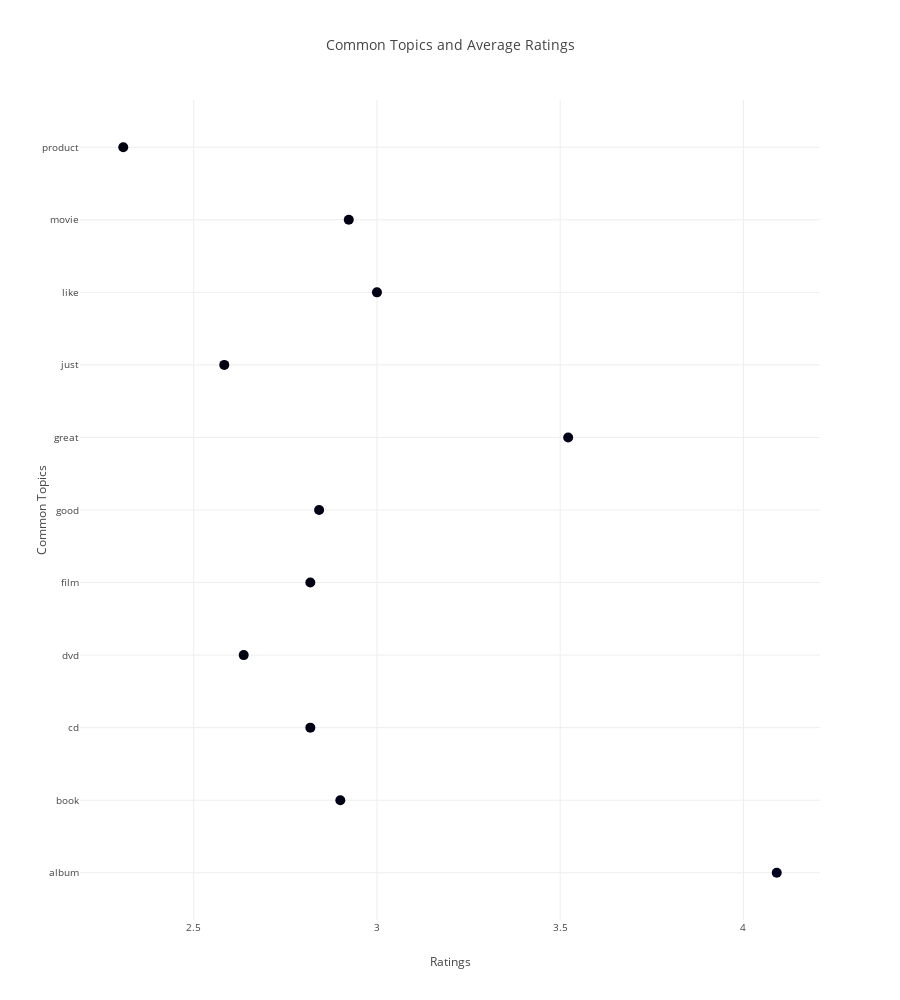

The notebook cell this image was saved under:
### Code cell
from app_scripts.topic_modelling import plot_interactive_ratings

plot_interactive_ratings(data)

data.sample(10)

### Figure 1 — Plotly figure (JSON) as saved in the notebook; plotly's stock layout.template omitted (floating-point values rounded to 4 significant figures)
{"data": [{"marker": {"color": [4.091, 2.9, 2.818, 2.636, 2.818, 2.842, 3.522, 2.583, 3, 2.923, 2.308], "size": 10}, "mode": "markers", "type": "scatter", "x": [4.091, 2.9, 2.818, 2.636, 2.818, 2.842, 3.522, 2.583, 3, 2.923, 2.308], "y": ["album", "book", "cd", "dvd", "film", "good", "great", "just", "like", "movie", "product"]}], "layout": {"font": {"size": 10}, "height": 1000, "title": {"text": "Common Topics and Average Ratings"}, "xaxis": {"title": {"text": "Ratings"}}, "yaxis": {"automargin": true, "title": {"text": "Common Topics"}}}}
